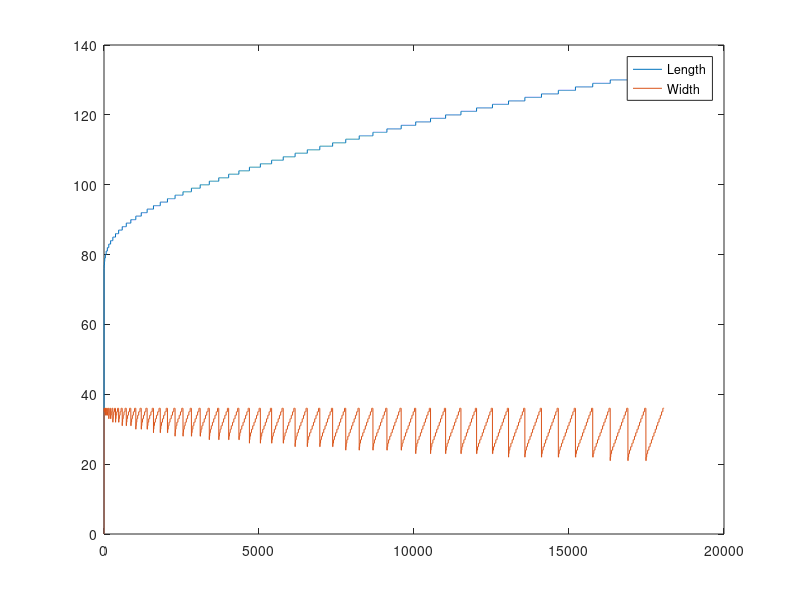

Source code (MATLAB):
clear all
close all
clc

B_Perc = .4;
SA = 2222.3232;

Length = 0;
Width = 0;
RP = 0;


for x = 0:1:132
    L = x;
    for y = 0:1:36
        W = y;
        for z = 0:.01:.4
            R = z;
            
            B = W*B_Perc;
            ll = L*R;
            
            T = L - ll;
            Q = W - B;
            
            Surf = (ll*Q)+(B*L)+((Q*T)/2);
            if Surf>SA
                Length = [Length L];
                Width = [Width W];
                RP = [RP R];                            
            end
        end
    end
end


plot(Length)
hold on
plot(Width)
hold on
%plot(RP*100)
legend('Length','Width','RP')
